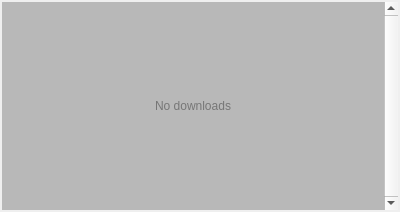
<?xml version="1.0" encoding="UTF-8"?>
<ui version="4.0">
    <class>DownloadManagerWidget</class>
    <widget class="QWidget" name="DownloadManagerWidget">
        <property name="geometry">
            <rect>
                <x>0</x>
                <y>0</y>
                <width>400</width>
                <height>212</height>
            </rect>
        </property>
        <property name="windowTitle">
            <string>Downloads</string>
        </property>
        <property name="styleSheet">
            <string notr="true">#DownloadManagerWidget {
                background: palette(button)
                }</string>
        </property>
        <layout class="QVBoxLayout" name="m_topLevelLayout">
            <property name="sizeConstraint">
                <enum>QLayout::SetNoConstraint</enum>
            </property>
            <property name="leftMargin">
                <number>0</number>
            </property>
            <property name="topMargin">
                <number>0</number>
            </property>
            <property name="rightMargin">
                <number>0</number>
            </property>
            <property name="bottomMargin">
                <number>0</number>
            </property>
            <item>
                <widget class="QScrollArea" name="m_scrollArea">
                    <property name="styleSheet">
                        <string notr="true">#m_scrollArea {
                            margin: 2px;
                            border: none;
                            }</string>
                    </property>
                    <property name="verticalScrollBarPolicy">
                        <enum>Qt::ScrollBarAlwaysOn</enum>
                    </property>
                    <property name="horizontalScrollBarPolicy">
                        <enum>Qt::ScrollBarAlwaysOff</enum>
                    </property>
                    <property name="widgetResizable">
                        <bool>true</bool>
                    </property>
                    <property name="alignment">
                        <set>Qt::AlignLeading|Qt::AlignLeft|Qt::AlignTop</set>
                    </property>
                    <widget class="QWidget" name="m_items">
                        <property name="styleSheet">
                            <string notr="true">#m_items {background: palette(mid)}</string>
                        </property>
                        <layout class="QVBoxLayout" name="m_itemsLayout">
                            <property name="spacing">
                                <number>2</number>
                            </property>
                            <property name="leftMargin">
                                <number>3</number>
                            </property>
                            <property name="topMargin">
                                <number>3</number>
                            </property>
                            <property name="rightMargin">
                                <number>3</number>
                            </property>
                            <property name="bottomMargin">
                                <number>3</number>
                            </property>
                            <item>
                                <widget class="QLabel" name="m_zeroItemsLabel">
                                    <property name="sizePolicy">
                                        <sizepolicy hsizetype="Expanding" vsizetype="Expanding">
                                            <horstretch>0</horstretch>
                                            <verstretch>0</verstretch>
                                        </sizepolicy>
                                    </property>
                                    <property name="styleSheet">
                                        <string notr="true">color: palette(shadow)</string>
                                    </property>
                                    <property name="text">
                                        <string>No downloads</string>
                                    </property>
                                    <property name="alignment">
                                        <set>Qt::AlignCenter</set>
                                    </property>
                                </widget>
                            </item>
                        </layout>
                    </widget>
                </widget>
            </item>
        </layout>
    </widget>
    <resources/>
    <connections/>
</ui>
